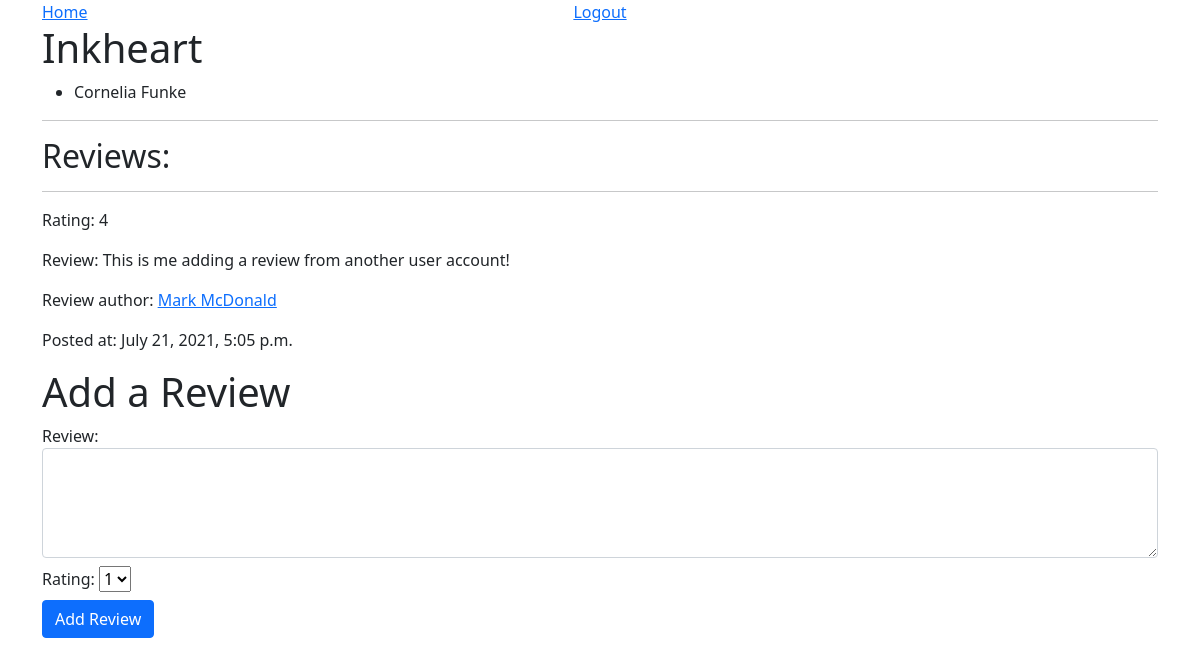
The page /book/2 on the database its author committed.
### reads_app/models.py (models this page shows)
class Book(models.Model):
    title = models.CharField(max_length=50)
    created_at = models.DateTimeField(auto_now_add=True)
    updated_at = models.DateTimeField(auto_now=True)
    objects = BookManager()

class Author(models.Model):
    name = models.CharField(max_length=255)
    books = models.ManyToManyField(Book, related_name="authors")
    created_at = models.DateTimeField(auto_now_add=True)
    updated_at = models.DateTimeField(auto_now=True)
    objects = AuthorManager()

class Review(models.Model):
    content = models.TextField()
    rating = models.IntegerField()
    user_review = models.ForeignKey(User, related_name="user_reviews", on_delete=models.CASCADE)
    book_reviewed = models.ForeignKey(Book, related_name="book_reviews", on_delete=models.CASCADE)
    created_at = models.DateTimeField(auto_now_add=True)
    updated_at = models.DateTimeField(auto_now=True)
    objects = ReviewManager()

class User(models.Model):
    name = models.CharField(max_length=50)
    alias = models.CharField(max_length=50)
    email = models.CharField(max_length=50)
    password = models.CharField(max_length=50)
    created_at = models.DateTimeField(auto_now_add=True)
    updated_at = models.DateTimeField(auto_now=True)
    objects = UserManager()

### reads_app/views.py (the view)
# urls.py: path('book/<int:book_id>', views.show_book),
def show_book(request, book_id):
    context = {
        'this_book': Book.objects.get(id=book_id)
    }
    return render(request, 'book_info.html', context)

### reads_app/templates/book_info.html (shortened to what this page needs)
<!DOCTYPE html>
<html lang="en">
<head>
    <link href="https://cdn.jsdelivr.net/npm/bootstrap@5.0.2/dist/css/bootstrap.min.css" rel="stylesheet">
</head>
<body>
    <div class="container">
        <div class="row">
            <a href="/user/dashboard" class="d-flex inline-block col-4">Home</a>
            <a href="/user/logout" class="d-flex inline-block justify-content-center col-4">Logout<a>
        </div>
        <h1>{{this_book.title}}</h1>
        <ul>
            {% for author in this_book.authors.all %}
            <li>{{author.name}}</li>
            {% endfor %}
        </ul>
        <hr>
        <h2>Reviews:</h2>
        {% for review in this_book.book_reviews.all %}
        <hr>
        <p>Rating: {{review.rating}}</p>
        <p>Review: {{review.content}}</p>
        <p>Review author: <a href="/user/{{review.user_review.id}}">{{review.user_review.name}}</a></p>
        <p>Posted at: {{review.created_at}}</p>
        {% endfor %}
        <h1>Add a Review</h1>
        <form action="/book/add_review" method="POST">
            <div class="form-group">
                <label for="content">Review:</label>
                <textarea name="content" rows="4" class="form-control"></textarea>
            </div>
            <div class="form-group mt-2 mb-2">
                <label for="rating">Rating:</label>
                <select name="rating">
                    <option value="1">1</option>
                </select>
            </div>
            <button class="btn btn-primary">Add Review</button>
        </form>
    </div>
</body>
</html>

### rows shown on the page
Book: title "Inkheart"
Author: name "Cornelia Funke"
Review: rating "4", content "This is me adding a review from another user account!", user_review.name "Mark McDonald", created_at "July 21, 2021, 5:05 p.m."
